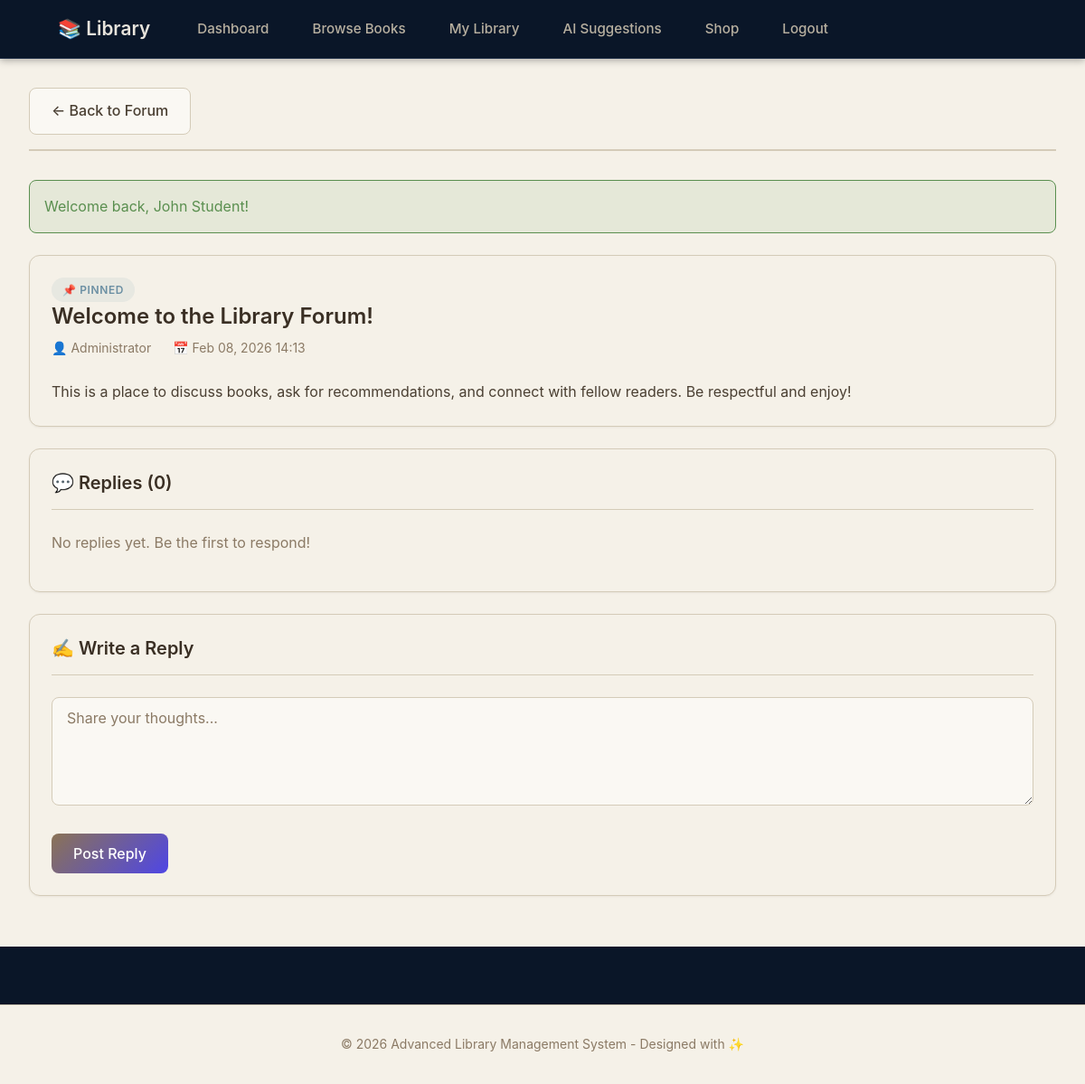
Page /user/topic.php?id=1 (signed in) on the committed database.
### tables this page shows
CREATE TABLE IF NOT EXISTS forum_topics (
    id INT PRIMARY KEY AUTO_INCREMENT,
    user_id INT NOT NULL,
    title VARCHAR(255) NOT NULL,
    content TEXT NOT NULL,
    is_pinned TINYINT(1) NOT NULL DEFAULT 0,
    created_at DATETIME NOT NULL DEFAULT CURRENT_TIMESTAMP,
    updated_at DATETIME NOT NULL DEFAULT CURRENT_TIMESTAMP ON UPDATE CURRENT_TIMESTAMP,

    INDEX idx_user (user_id),
    INDEX idx_created (created_at),
    INDEX idx_pinned (is_pinned),

    CONSTRAINT fk_topics_user FOREIGN KEY (user_id)
        REFERENCES users(id) ON DELETE CASCADE ON UPDATE CASCADE
);

CREATE TABLE users (
    id INT PRIMARY KEY AUTO_INCREMENT,
    name VARCHAR(100) NOT NULL,
    email VARCHAR(255) NOT NULL UNIQUE,
    password_hash VARCHAR(255) NOT NULL,
    role ENUM('admin', 'user') NOT NULL DEFAULT 'user',
    is_active TINYINT(1) NOT NULL DEFAULT 1,
    created_at DATETIME NOT NULL DEFAULT CURRENT_TIMESTAMP,
    
    INDEX idx_email (email),
    INDEX idx_role (role),
    INDEX idx_is_active (is_active)
);

### includes/auth_check.php (called while the page is built, shortened)
<?php
function url($path) {
    return BASE_URL . $path;
}
function sanitize($input) {
    return htmlspecialchars(trim($input), ENT_QUOTES, 'UTF-8');
}
function getFlashMessage() {
    if (isset($_SESSION['flash'])) {
        $flash = $_SESSION['flash'];
        return $flash;
    }
    return null;
}

### user/topic.php (the view, shortened to what this page needs)
<?php
require_once __DIR__ . '/../includes/auth_check.php';
$topicId = (int)($_GET['id'] ?? 0);
$db = getDB();
$stmt = $db->prepare("
    SELECT t.*, u.name as author_name
    FROM forum_topics t
    JOIN users u ON t.user_id = u.id
    WHERE t.id = ?
");
$stmt->execute([$topicId]);
$topic = $stmt->fetch();
$stmt = $db->prepare("
    SELECT r.*, u.name as author_name
    FROM forum_replies r
    JOIN users u ON r.user_id = u.id
    WHERE r.topic_id = ?
    ORDER BY r.created_at ASC
");
$stmt->execute([$topicId]);
$replies = $stmt->fetchAll();
$flash = getFlashMessage();
require_once __DIR__ . '/../includes/header.php';
require_once __DIR__ . '/../includes/nav_user.php';
?>
<div class="page-header">
    <a href="<?= url('/user/forum.php') ?>" class="btn btn-secondary">← Back to Forum</a>
</div>
<?php if ($flash): ?>
    <div class="alert alert-<?= $flash['type'] === 'success' ? 'success' : 'error' ?>">
        <?= sanitize($flash['message']) ?>
    </div>
<?php endif; ?>
<div class="card forum-post">
    <?php if ($topic['is_pinned']): ?>
        <span class="badge badge-info">📌 Pinned</span>
    <?php endif; ?>
    <h2><?= sanitize($topic['title']) ?></h2>
    <div class="post-meta">
        <span>👤 <?= sanitize($topic['author_name']) ?></span>
        <span>📅 <?= date('M d, Y H:i', strtotime($topic['created_at'])) ?></span>
    </div>
    <div class="post-content">
        <?= nl2br(sanitize($topic['content'])) ?>
    </div>
</div>
<div class="card">
    <div class="card-header">
        <h3>💬 Replies (<?= count($replies) ?>)</h3>
    </div>
    <?php if (empty($replies)): ?>
        <p class="text-muted">No replies yet. Be the first to respond!</p>
    <?php endif; ?>
</div>
<div class="card">
    <div class="card-header">
        <h3>✍️ Write a Reply</h3>
    </div>
    <form method="POST" action="">
        <div class="form-group">
            <textarea name="content" rows="3" placeholder="Share your thoughts..." required></textarea>
        </div>
        <button type="submit" name="reply" class="btn btn-primary">Post Reply</button>
    </form>
</div>
<?php require_once __DIR__ . '/../includes/footer_user.php'; ?>

### css/navigation.css (style rules this page uses)
.page-header { margin-bottom: 2rem; padding-bottom: 1rem; border-bottom: 2px solid var(--color-border); }

### css/dropdown.css (style rules this page uses)
.book-card, .book-actions, .book-details, .card { overflow: visible !important; }

### rows in the picture
forum_topics: title "Welcome to the Library Forum!", user.name "Administrator", created_at "Feb 08, 2026 14:13", content "This is a place to discuss books, ask for recommendations, and connect with fellow readers. Be respectful and enjoy!"

### other values in the picture
$flash['message'] "Welcome back, John Student!"
count($replies) "0"
